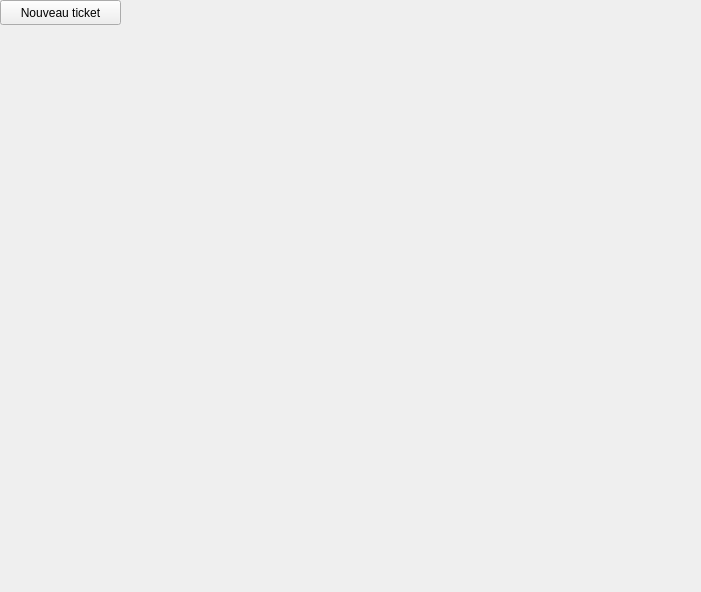
<?xml version="1.0" encoding="UTF-8"?>
<ui version="4.0">
 <class>ClientWindow</class>
 <widget class="QWidget" name="ClientWindow">
  <property name="geometry">
   <rect>
    <x>0</x>
    <y>0</y>
    <width>701</width>
    <height>592</height>
   </rect>
  </property>
  <property name="windowTitle">
   <string>Form</string>
  </property>
  <widget class="QPushButton" name="pushButton">
   <property name="geometry">
    <rect>
     <x>0</x>
     <y>0</y>
     <width>121</width>
     <height>25</height>
    </rect>
   </property>
   <property name="text">
    <string>Nouveau ticket</string>
   </property>
  </widget>
 </widget>
 <resources/>
 <connections/>
</ui>
